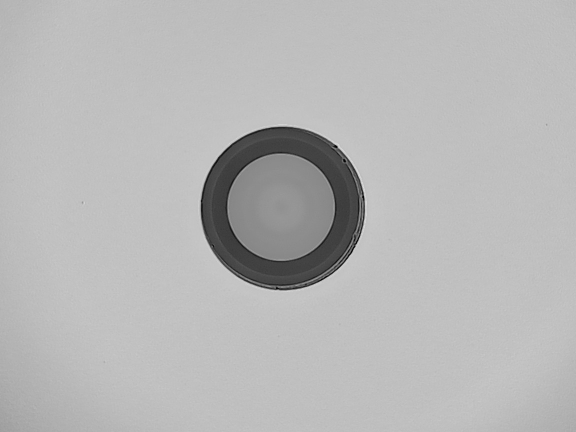
#> input picture current-process/old_version/image_batch/ima18.jpg, 1152 x 864 px, given in place of the camera (shown at 1/2 size)
$ python realtime_circle_detector.py ../../../../current-process/old_version/image_batch/ima18.jpg   (older library calls are emulated)
#> lines starting #> are read from the running program, lines starting #| are printed output that depends on the picture; after the words box and inside, x2 and y2 are one past the last pixel; in counts of white or black regions, pixels touching at a corner belong together
#> in run_loop, frame is the input picture: shape (864, 1152, 3); min 0, max 239, mean 182.7
### shared_config.py
# shared_config.py
# Centralized configuration for real-time monitoring scripts.

# Example configuration parameters:
# You can add more parameters here as needed.
CONFIG = {
    "log_level": "INFO",
    "data_source": "default_camera",
    "processing_enabled": True,
    "threshold_value": 0.75
}

def get_config():
    """Returns the current shared configuration."""
    return CONFIG

# [13 lines left out: functions set_config_value, update_config, not called in this run]

### modules/real-time-monitoring/src/applications/realtime_circle_detector.py
"""
robust_circle_detector.py
Real‑time, multi‑scale circle detector for Basler cameras (GigE/USB3) using pypylon + OpenCV.
Author: <you>
Licence: BSD‑3‑Clause (same as pypylon)

Pipeline highlights
-------------------
1.   Fast, low‑overhead grab using pypylon GrabStrategy_LatestImageOnly.
2.   CLAHE + rolling‑background subtraction to cancel vignetting / gradients.
3.   Auto‑tuned Canny (median‑based) -> HoughCircles in three radius bands.
4.   Contour‑based verification (eccentricity, circularity, convexity) to reject arcs.
5.   Result fusion & NMS with temporal coherence (Kalman) for rock‑solid output.
"""

import cv2
import numpy as np
from collections import deque
import unittest
from unittest.mock import patch, MagicMock
import sys
import shared_config # Import the shared configuration module

# -------- configuration ------------------------------------------------------
MAX_QUEUE = 5           # frames kept for temporal smoothing
MIN_ACCUM = 20          # min Hough accumulator votes (auto‑scaled)
BANDS = [(8, 30), (31, 120), (121, 800)]  # radius bands in px (fine‑>coarse)
DISPLAY_SCALE = 0.40    # shrink preview window on 5 MP cameras
GPU = cv2.cuda.getCudaEnabledDeviceCount() > 0
# -----------------------------------------------------------------------------

# Kalman filter helper for each circle
class KF:
    def __init__(self, x, y, r):
        self.kf = cv2.KalmanFilter(6, 3, 0, cv2.CV_32F)
        self.kf.transitionMatrix = np.eye(6, dtype=np.float32)
        for i in range(3):
            self.kf.transitionMatrix[i, i + 3] = 1.0
        self.kf.measurementMatrix = np.hstack([np.eye(3), np.zeros((3, 3))]).astype(np.float32)
        self.kf.processNoiseCov[:] = np.eye(6, dtype=np.float32) * 1e-3
        self.kf.measurementNoiseCov[:] = np.eye(3, dtype=np.float32) * 1e-1
        self.kf.statePost[:3, 0] = (x, y, r)
    # [4 lines left out: function update, not called in this run]

def auto_canny(gray):
    med = np.median(gray)
#> med = 188
    lower = int(max(0, 0.66 * med))
#> lower = 124
    upper = int(min(255, 1.33 * med))
#> upper = 250
    return cv2.Canny(gray, lower, upper, apertureSize=3, L2gradient=True)
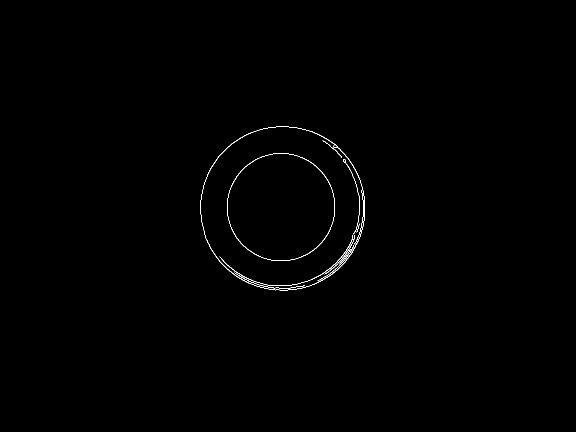
#> returned value: shape (864, 1152) (shown at 1/2 size); 0.32% white in thin lines or dots, all inside (x1, y1, x2, y2) = (401, 253, 730, 581)

def preprocess(raw):
    # flatten uneven illumination
    clahe = cv2.createCLAHE(clipLimit=2.0, tileGridSize=(8, 8)).apply(raw)
    blur = cv2.GaussianBlur(clahe, (5, 5), 0)
    return blur

def detect(gray):
    edges = auto_canny(gray)
    circles = []
    for band in BANDS:
        # sensitivity and accumulator adapt to band size
        dp = 1.0
        minDist = band[0] * 1.5
        circles_b = cv2.HoughCircles(edges, cv2.HOUGH_GRADIENT, dp,
                                     minDist=minDist,
                                     param1=100,  # Canny high threshold (autoCanny already exists)
                                     param2=MIN_ACCUM,  # accumulator threshold
                                     minRadius=band[0], maxRadius=band[1])
        if circles_b is not None:
            circles.extend(circles_b[0].tolist())
#> this loop made 3 passes
#> circles_b on pass 3: [[563.5, 417.5, 163.4]]
#> after the loop, circles = [[561.5, 412.5, 107.6], [554.5, 460.5, 119.4], [610.5, 422.5, 119.4], [610.5, 469.5, 95.1], [563.5, 417.5, 163.4]]
    # geometric verification
    verified = []
    for (x, y, r) in circles:
        mask = np.zeros_like(gray, dtype=np.uint8)
        cv2.circle(mask, (int(x), int(y)), int(r), 255, 2)
        pts = cv2.findNonZero(mask & edges)
        if pts is None:
            continue
        # circularity = 4πA / P² close to 1
        perim = len(pts)
        area = np.pi * r * r
        circularity = 4 * np.pi * area / (perim ** 2 + 1e-12)
        if circularity > 0.6:  # empirical cutoff, tune if needed
            verified.append((x, y, r))
#> this loop made 5 passes
#> (x, y, r, perim, area, circularity) on passes 1 to 5: (561.5, 412.5, 107.6, 432, 36372.6, 2.45), (554.5, 460.5, 119.4, 180, 44787.7, 17.37), (610.5, 422.5, 119.4, 204, 44787.7, 13.52), (610.5, 469.5, 95.1, 164, 28412.6, 13.27), (563.5, 417.5, 163.4, 906, 83879.1, 1.28)
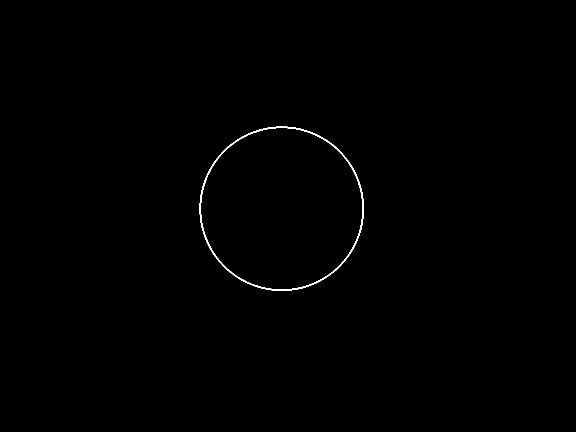
#> mask: shape (864, 1152) (shown at 1/2 size); 0.3% white in thin lines or dots, all inside (x1, y1, x2, y2) = (399, 253, 728, 582)
#> after the loop, verified = [(561.5, 412.5, 107.6), (554.5, 460.5, 119.4), (610.5, 422.5, 119.4), (610.5, 469.5, 95.1), (563.5, 417.5, 163.4)]
    return verified

class RealtimeCircleDetector:
    def __init__(self, camera_source=None, display_scale=None, min_accum=None):
        self.current_config = shared_config.get_config()
        self.camera_source = self.current_config.get("camera_source", camera_source if camera_source is not None else 0)
        self.display_scale = self.current_config.get("display_scale", display_scale if display_scale is not None else 0.40)
        self.min_accum = self.current_config.get("min_accum", min_accum if min_accum is not None else 20)

        self.cap = None
        self.kfs = []
        self.traces = deque(maxlen=MAX_QUEUE)
        self.frame_count = 0
        self.running = False
        self.paused = False
        self.status = "initialized"

    # [34 lines left out: functions get_script_info, set_script_parameter, not called in this run]

    def start(self):
        print("Initializing camera...")
        self.cap = cv2.VideoCapture(self.camera_source, cv2.CAP_V4L2)

        if not self.cap.isOpened():
            print("Failed to open camera! Trying default backend...")
            self.cap = cv2.VideoCapture(self.camera_source)

        if not self.cap.isOpened():
            print("ERROR: Cannot open camera!")
            self.status = "camera_error"
            return

        self.running = True
        self.status = "running"
        print(f"Camera opened: {int(self.cap.get(cv2.CAP_PROP_FRAME_WIDTH))}x{int(self.cap.get(cv2.CAP_PROP_FRAME_HEIGHT))} @ {self.cap.get(cv2.CAP_PROP_FPS)} FPS")
        self.run_loop()

    def stop(self):
        self.running = False
        if self.cap:
            self.cap.release()
        cv2.destroyAllWindows()
        self.status = "stopped"
        print("Exiting...")

    # [4 lines left out: function toggle_pause, not called in this run]

    def run_loop(self):
        while self.running and self.cap.isOpened():
            if self.paused:
                cv2.waitKey(50)
                continue

            ret, frame = self.cap.read()
            if not ret:
                print("Failed to read frame!")
                break

            self.frame_count += 1
            if self.frame_count % 30 == 0:
                print(f"Processing frame {self.frame_count}...")

            img = cv2.cvtColor(frame, cv2.COLOR_BGR2GRAY)
            proc = preprocess(img)
            found = detect(proc)
#> found has the same summary as verified in detect

            new_kfs = []
            for (x, y, r) in found:
                matched = False
                for kf in self.kfs:
                    px, py, pr = kf.update((x, y, r))
                    if np.hypot(px - x, py - y) < 0.5 * r:
                        matched = True
                        new_kfs.append(kf)
                        break
                if not matched:
                    new_kfs.append(KF(x, y, r))
#> this loop made 5 passes
#> after the loop, new_kfs = 5 items
            self.kfs = new_kfs
#> self.kfs = 5 items
            self.traces.append([(int(k.kf.statePost[0]), int(k.kf.statePost[1]), int(k.kf.statePost[2])) for k in self.kfs])

            vis = frame.copy()
            for tr in self.traces:
                for (x, y, r) in tr:
                    cv2.circle(vis, (x, y), r, (0, 255, 0), 2)
                    cv2.circle(vis, (x, y), 3, (0, 0, 255), -1)
#> vis: shape (864, 1152, 3); under 0.01% of pixels changed, all inside (x1, y1, x2, y2) = (0, 0, 4, 4)

            cv2.putText(vis, f"Circles: {len(self.traces[-1]) if self.traces else 0}",
                        (10, 30), cv2.FONT_HERSHEY_SIMPLEX, 1, (0, 255, 0), 2)
            cv2.putText(vis, "Press 'q' to quit, 'p' to pause",
                        (10, int(self.cap.get(cv2.CAP_PROP_FRAME_HEIGHT)) - 10), cv2.FONT_HERSHEY_SIMPLEX, 0.5, (255, 255, 255), 1)
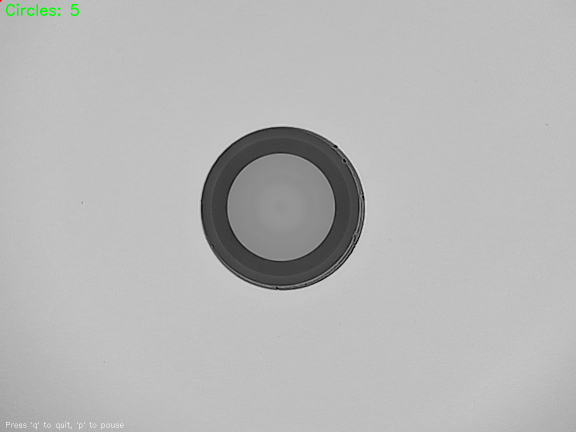
#> vis: shape (864, 1152, 3) (shown at 1/2 size); mean B, G, R 182.5, 182.8, 182.5

            if self.display_scale != 1.0:
                vis = cv2.resize(vis, None, fx=self.display_scale, fy=self.display_scale)
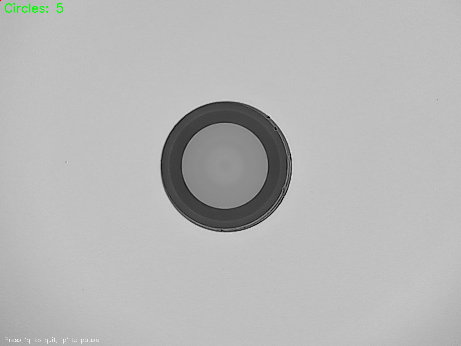
#> vis: shape (346, 461, 3); mean B, G, R 182.5, 182.7, 182.5

            cv2.imshow("Circle detector", vis)
            key = cv2.waitKey(1) & 0xFF
#> (key q is pressed here)
            if key == ord('q') or key == 27:
                self.stop()
                break
            elif key == ord('p'):
                self.toggle_pause()

detector_instance = None

# [9 lines left out: functions get_script_info, set_script_parameter, not called in this run]

def main():
    global detector_instance
    detector_instance = RealtimeCircleDetector()
    detector_instance.start()

class TestCircleDetector(unittest.TestCase):

    # [16 lines left out: functions setUp, test_kf_class, test_auto_canny, not called in this run]

    def test_preprocess(self):
        processed = preprocess(self.test_image)
        self.assertEqual(processed.shape, self.test_image.shape)

    # [21 lines left out: functions test_detect, test_main_loop_no_camera, not called in this run]

if __name__ == "__main__":
    if 'test' in sys.argv:
        sys.argv.remove('test')
        unittest.main()
    else:
        main()

$ run again, on current-process/old_version/image_batch/ima19.jpg
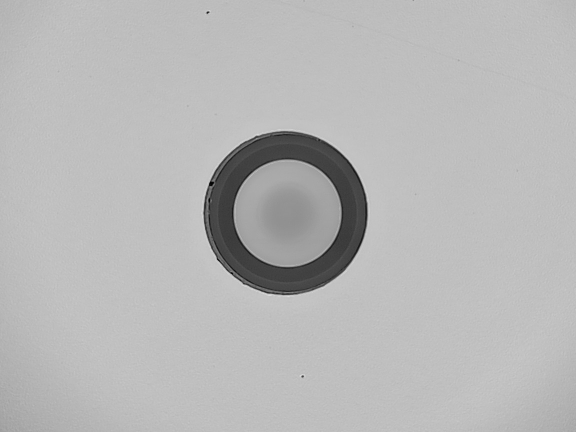
#> input picture current-process/old_version/image_batch/ima19.jpg, 1152 x 864 px, given in place of the camera (shown at 1/2 size)
#> in run_loop, frame is the input picture: shape (864, 1152, 3); min 0, max 233, mean 183
#> med = 187
#> lower = 123
#> upper = 248
#> in auto_canny, `return cv2.Canny(gray, lower, upper, apertureSize=3, L2gradient=True)`:
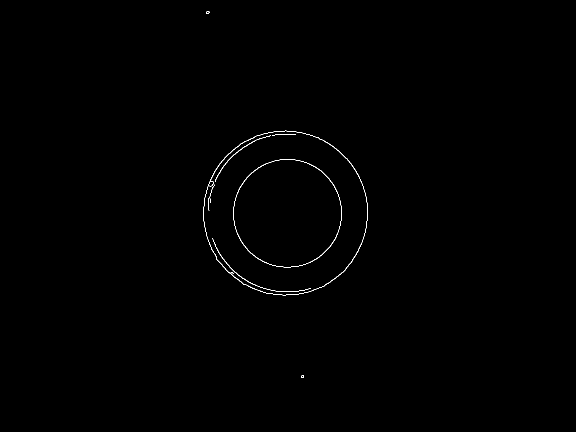
#> returned value: shape (864, 1152) (shown at 1/2 size); 0.27% white in thin lines or dots, all inside (x1, y1, x2, y2) = (406, 22, 736, 756)
#> the loop in detect, `for band in BANDS:` made 3 passes
#> circles_b on pass 3: [[569.5, 424.5, 163.8]]
#> after the loop in detect, `for band in BANDS:`: circles = [[575.5, 426.5, 107.6], [547.5, 374.5, 108.4], [553.5, 474.5, 112.8], [508.5, 457.5, 95.1], [569.5, 424.5, 163.8]]
#> the loop in detect, `for (x, y, r) in circles:` made 5 passes
#> (x, y, r, perim, area, circularity) on passes 1 to 5: (575.5, 426.5, 107.6, 686, 36372.6, 0.971), (547.5, 374.5, 108.4, 134, 36915.5, 25.84), (553.5, 474.5, 112.8, 104, 39973.1, 46.44), (508.5, 457.5, 95.1, 95, 28412.6, 39.56), (569.5, 424.5, 163.8, 593, 84290.3, 3.01)
#> after the loop in detect, `for (x, y, r) in circles:`: verified = [(575.5, 426.5, 107.6), (547.5, 374.5, 108.4), (553.5, 474.5, 112.8), (508.5, 457.5, 95.1), (569.5, 424.5, 163.8)]
#> found has the same summary as verified in detect
#> the loop in run_loop, `for (x, y, r) in found:` made 5 passes
#> after the loop in run_loop, `for (x, y, r) in found:`: new_kfs = 5 items
#> in run_loop, `vis = cv2.resize(vis, None, fx=self.display_scale, fy=self.display_sca..`:
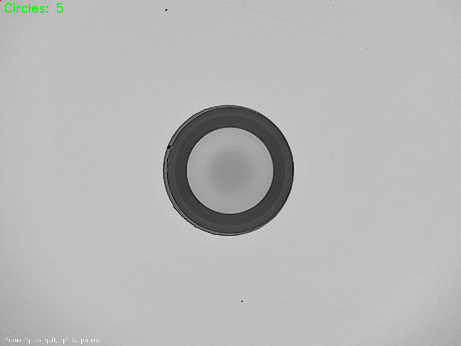
#> vis: shape (346, 461, 3); mean B, G, R 182.8, 183.1, 182.8

$ run again, on current-process/old_version/image_batch/img35.jpg
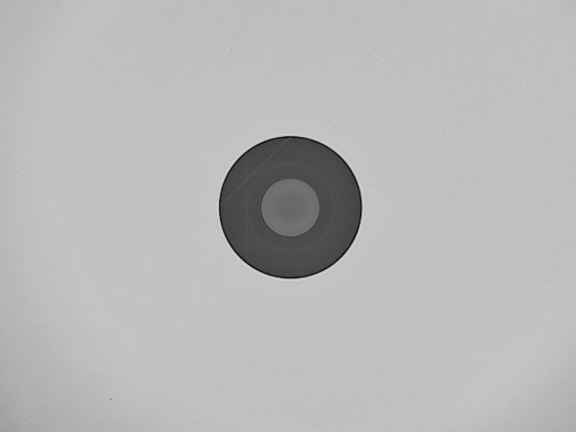
#> input picture current-process/old_version/image_batch/img35.jpg, 1152 x 864 px, given in place of the camera (shown at 1/2 size)
#> in run_loop, frame is the input picture: shape (864, 1152, 3); min 7, max 238, mean 183.8
#> med = 188
#> lower = 124
#> upper = 250
#> in auto_canny, `return cv2.Canny(gray, lower, upper, apertureSize=3, L2gradient=True)`:
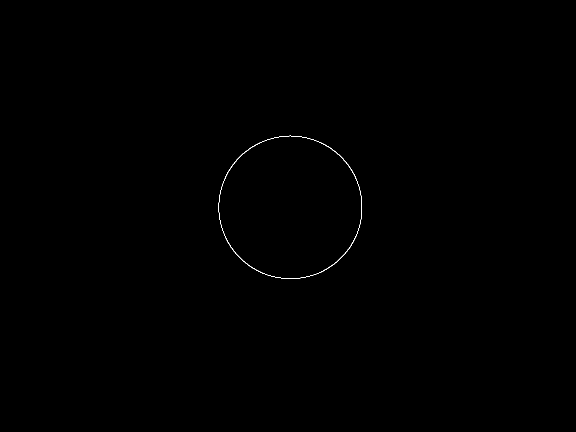
#> returned value: shape (864, 1152) (shown at 1/2 size); 0.11% white in thin lines or dots, all inside (x1, y1, x2, y2) = (437, 271, 724, 558)
#> the loop in detect, `for band in BANDS:` made 3 passes
#> circles_b on pass 3: [[580.5, 413.5, 142.4]]
#> after the loop in detect, `for band in BANDS:`: circles = [[580.5, 413.5, 142.4]]
#> the loop in detect, `for (x, y, r) in circles:` made 1 pass
#> (x, y, r, perim, area, circularity) on pass 1: (580.5, 413.5, 142.4, 645, 63704.5, 1.92)
#> after the loop in detect, `for (x, y, r) in circles:`: verified = [(580.5, 413.5, 142.4)]
#> the loop in run_loop, `for (x, y, r) in found:` made 1 pass
#> after the loop in run_loop, `for (x, y, r) in found:`: new_kfs = 1 item
#> in run_loop, `vis = cv2.resize(vis, None, fx=self.display_scale, fy=self.display_sca..`:
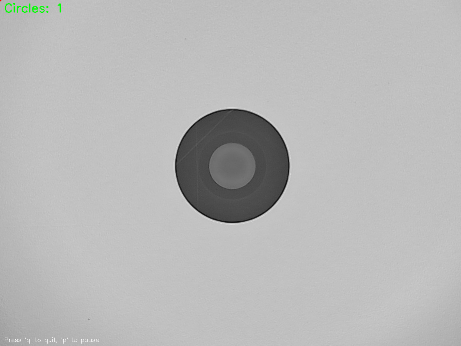
#> vis: shape (346, 461, 3); mean B, G, R 183.6, 183.8, 183.6
